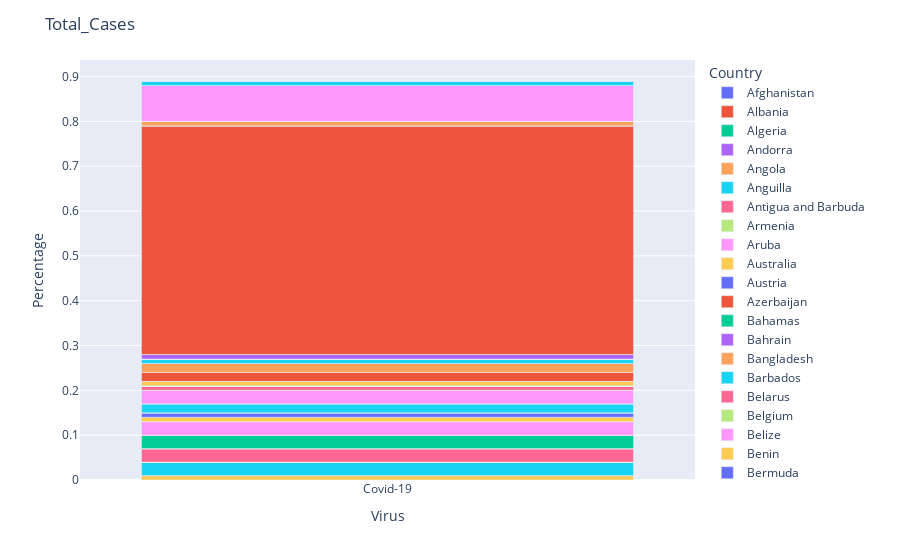

Notebook cell for this chart:
### Code cell
continent_visual(cases_list)
